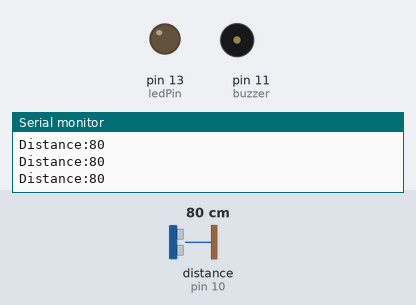
Recording of a sketch running on a simulated Arduino Uno, built with avr-gcc and run on an emulated ATmega328P. Parts: output pins drawn as LEDs (lit = HIGH), buzzer (waves = sounding, pin HIGH), the last lines printed to the serial monitor. Wiring (inferred from the names in the program): ultrasonic range finder: trigger pin 9; echo pin 10. The test bench sets the inputs (shaded band); at power-on: distance to the obstacle (sensor on pin 10) 80 cm. The echo pulse lasts 58.3 µs per cm; pins used as bus, display or sensor lines are not drawn.

Above: at 1.2 s.
1.3 s: distance to the obstacle (sensor on pin 10) set to 5 cm
2.8 s: distance to the obstacle (sensor on pin 10) set to 2 cm
At 3.8 s:
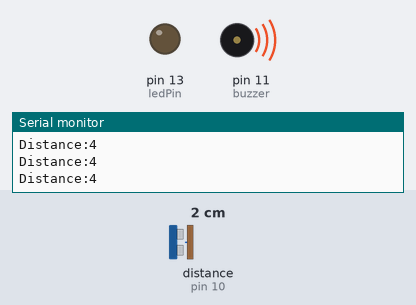
At 7.7 s:
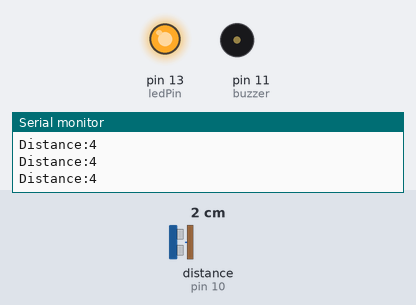
8.8 s: distance to the obstacle (sensor on pin 10) set to 18 cm
At 9.5 s:
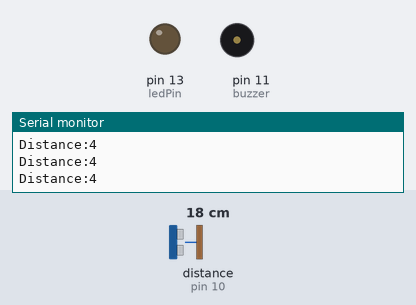
Timing chart, 0 to 11.8 s (numbered marks = the images above; inputs shaded):
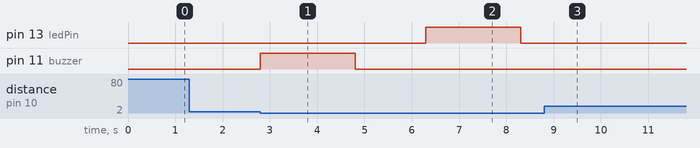

The sketch:

disttest.ino
```cpp
// defines pins numbers
const int trigPin = 9;
const int echoPin = 10;
const int buzzer = 11;
const int ledPin = 13;

//defines variables
long duration;
int distance;

void setup() {
  pinMode(trigPin,OUTPUT);  //Sets the trigPin as an Output
  pinMode(echoPin,INPUT);   //Sets the echoPin as an Imput
  pinMode(buzzer,OUTPUT);
  pinMode(ledPin,OUTPUT);
  Serial.begin(9600);       //Starts the serial communication
}

void loop() {
  //Clears the trigPin
  digitalWrite(trigPin,LOW);
  delayMicroseconds(2);

  //Sets the trigPin on HIGH state for 10 micro seconds
  digitalWrite(trigPin,HIGH);
  delayMicroseconds(10);
  digitalWrite(trigPin,LOW);

  //Reads thr echoPin,returns the sound wave travel time in microseconds
  duration = pulseIn(echoPin,HIGH);

  //Calculating the distance
  distance=duration/58.2;
  if(distance<3)
  {
    digitalWrite(buzzer,HIGH);
    delay(2000);
    digitalWrite(buzzer,LOW);
    delay(1500);
    digitalWrite(ledPin,HIGH);
    delay(2000);
    digitalWrite(ledPin,LOW);
    delay(1500);
  }
  else
  {
    digitalWrite(buzzer,LOW);
    digitalWrite(ledPin,LOW);
  }

  //Prints the distance on the Serial Monitor
  Serial.print("Distance:");
  Serial.println(distance);
}
```

Measured:
- the behaviour switches between 4 and 3 cm on distance to the obstacle (sensor on pin 10) (found by bisection; images 0 and 1)
- after the input at 2.8 s, pin 13 (ledPin): LOW → HIGH after 3.5 s, → LOW 2.0 s later; pin 11 (buzzer): LOW → HIGH at once, → LOW 2.0 s later
- after the input at 8.8 s, pin 13 (ledPin): stays LOW (without the input it goes to HIGH after 4.5 s); pin 11 (buzzer): stays LOW (without the input it goes to HIGH after 1.0 s)
